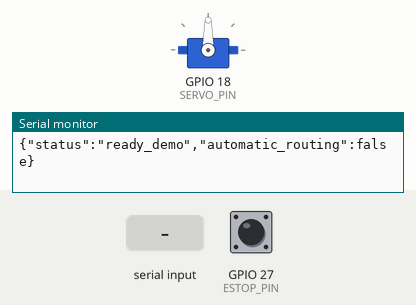
Simulated run of this sketch. Board: ESP32. Shown: servo, the last lines printed to the serial monitor. The inputs (shaded band) are chosen by the test bench; at power-on: GPIO 27 (ESTOP_PIN) HIGH.

Above: at 1.2 s.
1.3 s: "GATE ,45\n" received over Serial
At 2.0 s:
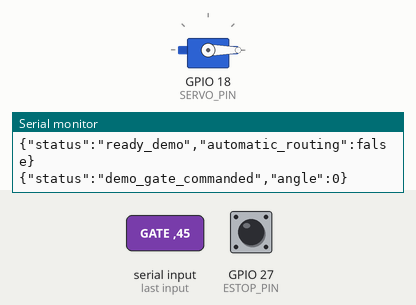
2.8 s: GPIO 27 (ESTOP_PIN) pulled LOW for 0.15 s
At 3.2 s:
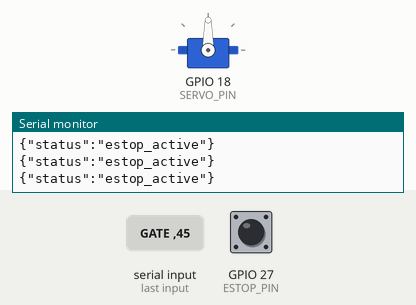
Timing chart, 0 to 5.8 s (numbered marks = the images above; inputs shaded):
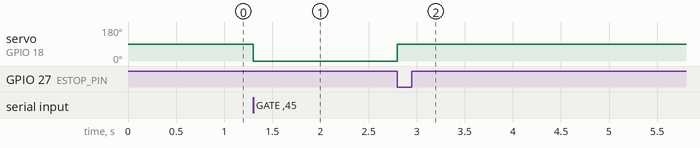

Measured:
- after the input at 1.3 s, servo on GPIO 18 (SERVO_PIN): 90° → 0° at once
- after the input at 2.8 s, servo on GPIO 18 (SERVO_PIN): 0° → 90° at once

The sketch:

sorter_controller.ino
```cpp
/*
 ESP32 servo diverter demonstration only.
 Serial: GATE <angle 0..180> or STOP.
 Not an integrated conveyor controller or certified safety system.
 Add qualified physical E-stop circuit, gate limit feedback, guarded mechanics,
 motor-driver protection and fail-safe power design before deployment.
*/
#include <ESP32Servo.h>
constexpr int SERVO_PIN = 18;
constexpr int ESTOP_PIN = 27; // Connect through a suitable normally-closed interface.
constexpr int HOME_ANGLE = 90;
Servo gate;
bool stopped = false;
void stopGate() { stopped = true; gate.write(HOME_ANGLE); }
void setup() {
  Serial.begin(115200);
  pinMode(ESTOP_PIN, INPUT_PULLUP);
  gate.setPeriodHertz(50);
  gate.attach(SERVO_PIN, 500, 2400);
  gate.write(HOME_ANGLE);
  Serial.println("{\"status\":\"ready_demo\",\"automatic_routing\":false}");
}
void loop() {
  if (digitalRead(ESTOP_PIN) == LOW) {
    stopGate();
    Serial.println("{\"status\":\"estop_active\"}");
  }
  if (!Serial.available()) return;
  String cmd = Serial.readStringUntil('\n'); cmd.trim();
  if (cmd == "STOP") { stopGate(); Serial.println("{\"status\":\"stopped\"}"); return; }
  if (stopped) { Serial.println("{\"error\":\"operator_check_required\"}"); return; }
  if (cmd.startsWith("GATE ")) {
    int angle = cmd.substring(5).toInt();
    if (angle < 0 || angle > 180) { Serial.println("{\"error\":\"angle_out_of_range\"}"); return; }
    gate.write(angle);
    Serial.printf("{\"status\":\"demo_gate_commanded\",\"angle\":%d}\n", angle);
  } else Serial.println("{\"error\":\"unknown_command\"}");
}
```
